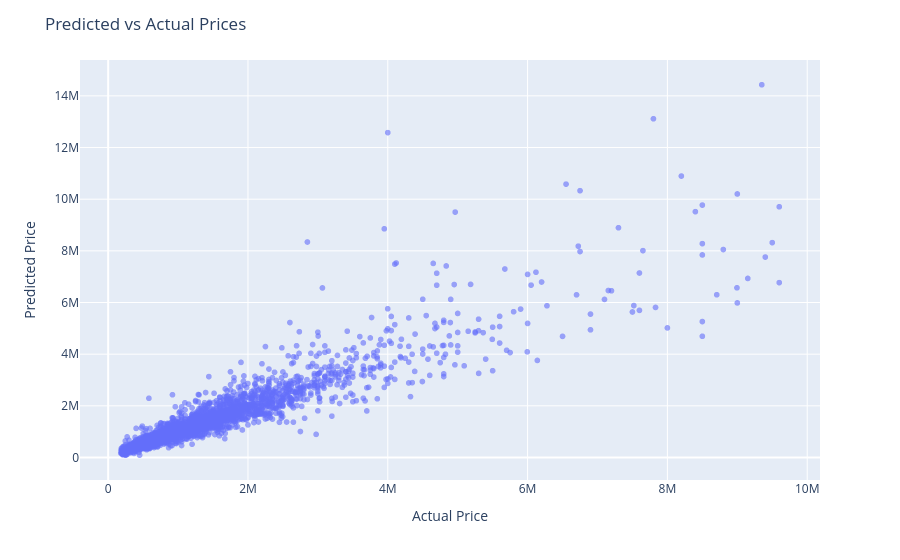

Write notebook code for a chart like this one.
### Markdown cell above
We make an interactive graph that shows the predicted and actual price along with the features that helped determined the data point prediction. By hovering over a data point, you can see its features.

### Code cell
plot_df = features_test.copy()
plot_df['PredictedPrice'] = predicted_close  # or output_test for NN
plot_df['ActualPrice'] = close_test

# Add any extra info you want to see on hover
plot_df['HoverInfo'] = (
    'YearBuilt: ' + plot_df['YearBuilt'].astype(str)+'<br>' +
    'BathroomsTotalInteger: ' + plot_df["BathroomsTotalInteger"].astype(str) + '<br>' +
    'BedroomsTotal: ' + plot_df["BedroomsTotal"].astype(str) + '<br>' +
    'GarageSpaces: ' + plot_df["GarageSpaces"].astype(str) +'<br>' +
    'Longitude: ' + plot_df["Longitude"].astype(str)+'<br>' +
    'Latitude: ' + plot_df["Latitude"].astype(str) + '<br>' +
    "PostalCodeAverage: " + plot_df["PostalCodeAverage"].astype(str) +'<br>' +
    'PostalCode: ' + testing_data['PostalCode'].astype(str) + '<br>' +
    'Living Area: ' + plot_df['LivingArea'].astype(str) + ' sqft<br>' +
    'LotSize: ' + plot_df['LotSizeAcres'].astype(str) + ' acres'
)

# Interactive scatter
fig = px.scatter(
    plot_df, 
    x='ActualPrice', 
    y='PredictedPrice', 
    hover_data=['HoverInfo'],   # show these on hover
    opacity=0.6
)

fig.update_layout(
    title='Predicted vs Actual Prices',
    xaxis_title='Actual Price',
    yaxis_title='Predicted Price'
)

fig.show()

### Figure 1 — Plotly figure (JSON) as saved in the notebook; plotly's stock layout.template omitted (floating-point values rounded to 4 significant figures; data arrays with more than 128 entries replaced by an {"elided": "..."} marker saying what was removed)
{"data": [{"customdata": {"elided": "6554x1 str values"}, "hovertemplate": "ActualPrice=%{x}<br>PredictedPrice=%{y}<br>HoverInfo=%{customdata[0]}<extra></extra>", "legendgroup": "", "marker": {"color": "#636efa", "opacity": 0.6, "symbol": "circle"}, "mode": "markers", "name": "", "showlegend": false, "type": "scattergl", "x": {"elided": "6554 float values"}, "xaxis": "x", "y": {"elided": "6554 float values"}, "yaxis": "y"}], "layout": {"legend": {"tracegroupgap": 0}, "margin": {"t": 60}, "title": {"text": "Predicted vs Actual Prices"}, "xaxis": {"anchor": "y", "domain": [0, 1], "title": {"text": "Actual Price"}}, "yaxis": {"anchor": "x", "domain": [0, 1], "title": {"text": "Predicted Price"}}}}
